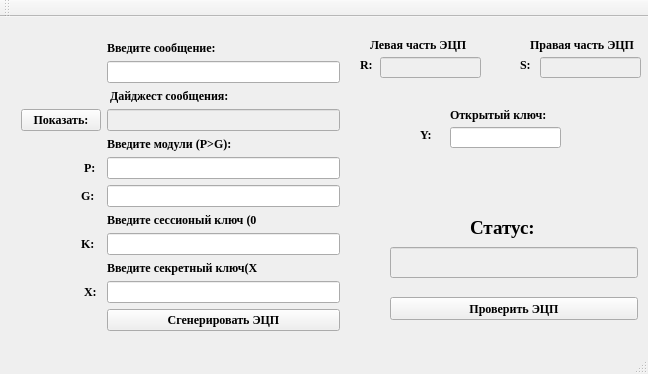
<?xml version="1.0" encoding="UTF-8"?>
<ui version="4.0">
 <class>MainWindow</class>
 <widget class="QMainWindow" name="MainWindow">
  <property name="geometry">
   <rect>
    <x>0</x>
    <y>0</y>
    <width>648</width>
    <height>374</height>
   </rect>
  </property>
  <property name="font">
   <font>
    <family>Times New Roman</family>
    <pointsize>9</pointsize>
    <weight>75</weight>
    <bold>true</bold>
   </font>
  </property>
  <property name="windowTitle">
   <string>MainWindow</string>
  </property>
  <widget class="QWidget" name="centralWidget">
   <widget class="QWidget" name="gridLayoutWidget">
    <property name="geometry">
     <rect>
      <x>10</x>
      <y>13</y>
      <width>341</width>
      <height>561</height>
     </rect>
    </property>
    <layout class="QGridLayout" name="gridLayout">
     <item row="17" column="2">
      <spacer name="verticalSpacer_2">
       <property name="orientation">
        <enum>Qt::Vertical</enum>
       </property>
       <property name="sizeHint" stdset="0">
        <size>
         <width>20</width>
         <height>40</height>
        </size>
       </property>
      </spacer>
     </item>
     <item row="8" column="2">
      <widget class="QLineEdit" name="lineEdit_m">
       <property name="enabled">
        <bool>false</bool>
       </property>
      </widget>
     </item>
     <item row="9" column="2">
      <widget class="QLabel" name="label_3">
       <property name="text">
        <string>Введите модули (P&gt;G):</string>
       </property>
      </widget>
     </item>
     <item row="10" column="2">
      <widget class="QLineEdit" name="lineEdit_p"/>
     </item>
     <item row="11" column="2">
      <widget class="QLineEdit" name="lineEdit_g"/>
     </item>
     <item row="12" column="2">
      <widget class="QLabel" name="label_4">
       <property name="text">
        <string>Введите сессионый ключ (0&lt;K&lt;P-1):</string>
       </property>
      </widget>
     </item>
     <item row="13" column="2">
      <widget class="QLineEdit" name="lineEdit_k"/>
     </item>
     <item row="14" column="2">
      <widget class="QLabel" name="label_5">
       <property name="text">
        <string>Введите секретный ключ(X&lt;P):</string>
       </property>
      </widget>
     </item>
     <item row="15" column="2">
      <widget class="QLineEdit" name="lineEdit_x"/>
     </item>
     <item row="16" column="2">
      <widget class="QPushButton" name="pushButton_Subscribe">
       <property name="text">
        <string>Сгенерировать ЭЦП</string>
       </property>
      </widget>
     </item>
     <item row="8" column="1">
      <widget class="QPushButton" name="pushButton_m">
       <property name="text">
        <string>Показать:</string>
       </property>
      </widget>
     </item>
     <item row="4" column="2">
      <widget class="QLineEdit" name="lineEdit_M"/>
     </item>
     <item row="1" column="2">
      <widget class="QLabel" name="label_9">
       <property name="text">
        <string>Введите сообщение:</string>
       </property>
      </widget>
     </item>
     <item row="7" column="2">
      <widget class="QLabel" name="label">
       <property name="text">
        <string> Дайджест сообщения:</string>
       </property>
      </widget>
     </item>
     <item row="10" column="1">
      <widget class="QLabel" name="label_11">
       <property name="text">
        <string>                     P:</string>
       </property>
      </widget>
     </item>
     <item row="11" column="1">
      <widget class="QLabel" name="label_12">
       <property name="text">
        <string>                    G:</string>
       </property>
      </widget>
     </item>
     <item row="13" column="1">
      <widget class="QLabel" name="label_2">
       <property name="text">
        <string>                    K:</string>
       </property>
      </widget>
     </item>
     <item row="15" column="1">
      <widget class="QLabel" name="label_13">
       <property name="text">
        <string>                     X:</string>
       </property>
      </widget>
     </item>
    </layout>
   </widget>
   <widget class="QLineEdit" name="lineEdit_r">
    <property name="enabled">
     <bool>false</bool>
    </property>
    <property name="geometry">
     <rect>
      <x>380</x>
      <y>40</y>
      <width>101</width>
      <height>21</height>
     </rect>
    </property>
   </widget>
   <widget class="QLabel" name="label_6">
    <property name="geometry">
     <rect>
      <x>370</x>
      <y>20</y>
      <width>121</width>
      <height>16</height>
     </rect>
    </property>
    <property name="text">
     <string>Левая часть ЭЦП</string>
    </property>
   </widget>
   <widget class="QLineEdit" name="lineEdit_s">
    <property name="enabled">
     <bool>false</bool>
    </property>
    <property name="geometry">
     <rect>
      <x>540</x>
      <y>40</y>
      <width>101</width>
      <height>21</height>
     </rect>
    </property>
   </widget>
   <widget class="QLabel" name="label_7">
    <property name="geometry">
     <rect>
      <x>530</x>
      <y>20</y>
      <width>131</width>
      <height>16</height>
     </rect>
    </property>
    <property name="text">
     <string>Правая часть ЭЦП</string>
    </property>
   </widget>
   <widget class="QLabel" name="label_8">
    <property name="geometry">
     <rect>
      <x>450</x>
      <y>90</y>
      <width>131</width>
      <height>16</height>
     </rect>
    </property>
    <property name="text">
     <string>Открытый ключ:</string>
    </property>
   </widget>
   <widget class="QLineEdit" name="lineEdit_y">
    <property name="geometry">
     <rect>
      <x>450</x>
      <y>110</y>
      <width>111</width>
      <height>21</height>
     </rect>
    </property>
   </widget>
   <widget class="QPushButton" name="pushButton_Verify">
    <property name="geometry">
     <rect>
      <x>390</x>
      <y>280</y>
      <width>248</width>
      <height>23</height>
     </rect>
    </property>
    <property name="text">
     <string>Проверить ЭЦП</string>
    </property>
   </widget>
   <widget class="QLineEdit" name="lineEdit">
    <property name="enabled">
     <bool>false</bool>
    </property>
    <property name="geometry">
     <rect>
      <x>390</x>
      <y>230</y>
      <width>248</width>
      <height>31</height>
     </rect>
    </property>
    <property name="font">
     <font>
      <pointsize>16</pointsize>
     </font>
    </property>
   </widget>
   <widget class="QLabel" name="label_10">
    <property name="geometry">
     <rect>
      <x>470</x>
      <y>200</y>
      <width>91</width>
      <height>21</height>
     </rect>
    </property>
    <property name="font">
     <font>
      <pointsize>14</pointsize>
     </font>
    </property>
    <property name="text">
     <string>Статус:</string>
    </property>
   </widget>
   <widget class="QLabel" name="label_14">
    <property name="geometry">
     <rect>
      <x>360</x>
      <y>40</y>
      <width>16</width>
      <height>16</height>
     </rect>
    </property>
    <property name="text">
     <string>R:</string>
    </property>
   </widget>
   <widget class="QLabel" name="label_15">
    <property name="geometry">
     <rect>
      <x>520</x>
      <y>40</y>
      <width>21</width>
      <height>16</height>
     </rect>
    </property>
    <property name="text">
     <string>S:</string>
    </property>
   </widget>
   <widget class="QLabel" name="label_16">
    <property name="geometry">
     <rect>
      <x>420</x>
      <y>110</y>
      <width>21</width>
      <height>16</height>
     </rect>
    </property>
    <property name="text">
     <string>Y:</string>
    </property>
   </widget>
  </widget>
  <widget class="QMenuBar" name="menuBar">
   <property name="geometry">
    <rect>
     <x>0</x>
     <y>0</y>
     <width>648</width>
     <height>21</height>
    </rect>
   </property>
  </widget>
  <widget class="QToolBar" name="mainToolBar">
   <attribute name="toolBarArea">
    <enum>TopToolBarArea</enum>
   </attribute>
   <attribute name="toolBarBreak">
    <bool>false</bool>
   </attribute>
  </widget>
  <widget class="QStatusBar" name="statusBar"/>
 </widget>
 <layoutdefault spacing="6" margin="11"/>
 <resources/>
 <connections/>
</ui>
